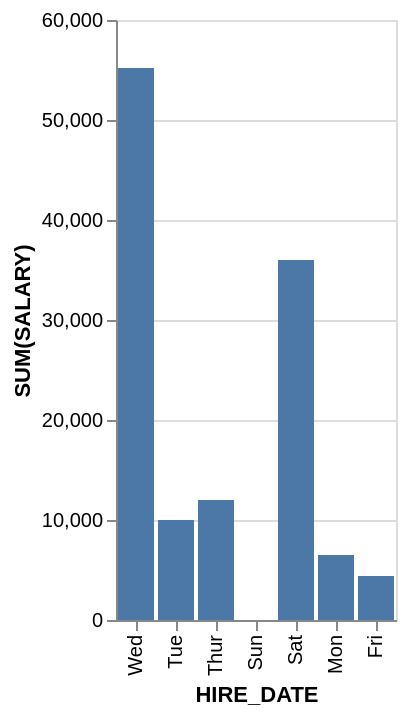

Specify this chart in Vega-Lite:
### Vega-Lite specification from a JSON file in a GitHub repository (floating-point values rounded to 4 significant figures)
{"data": {"values": [{"x_data": "Mon", "y_data": 6500}, {"x_data": "Tue", "y_data": 10000}, {"x_data": "Wed", "y_data": 55200}, {"x_data": "Thur", "y_data": 12000}, {"x_data": "Fri", "y_data": 4400}, {"x_data": "Sat", "y_data": 36000}, {"x_data": "Sun", "y_data": 0}]}, "mark": "bar", "encoding": {"x": {"field": "x_data", "type": "nominal", "title": "HIRE_DATE", "sort": "descending"}, "y": {"field": "y_data", "type": "quantitative", "title": "SUM(SALARY)"}}}
